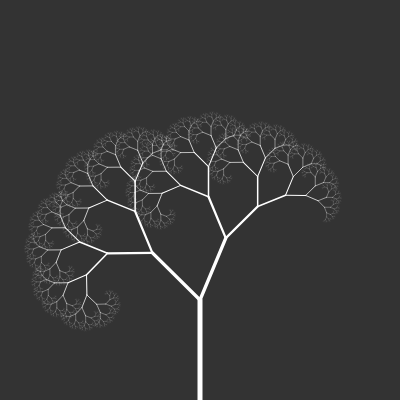
Frame 1 (no input)
Frame 60 (no input): identical to frame 1, image omitted
Frame 120 (the mouse pressed at the canvas centre since frame 60): identical to frame 1, image omitted

The p5.js sketch that drew this single still picture (run headless with seeded random() and noise() and a simulated clock; from frame 60 on, the mouse is pressed at the canvas centre):

// p5.js sketch
// ── sketch.js
let angle
let slider
function setup() {
	createCanvas(400, 400);
	slider = createSlider(0, PI, PI / 4, 0.01)
}

function draw() {
	background(51)
	angle = slider.value()
	stroke(255)
	translate(200, height)
	branch(100)
}

function branch(len) {
	if(len > 1) {
		strokeWeight(len * .05)
		line(0, 0, 0, -len)
		translate(0, -len)
		push()
		rotate(angle * .5)
		branch(len * .67)
		pop()
		push()
		rotate(-angle)
		branch(len * .67)
		pop()
	}
	// line(0, 0, 0, -len * .67)
}
